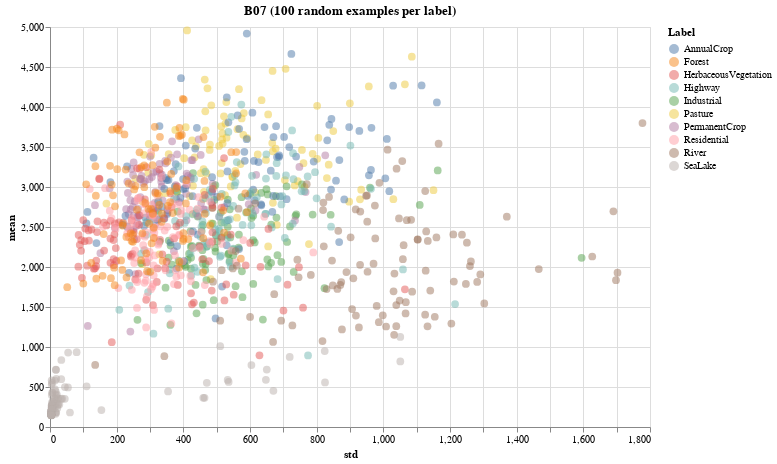

Notebook source saved alongside this figure:
### Code cell
figura['B07']

### Figure 1 — Vega-Lite specification as saved in the notebook (floating-point values rounded to 4 significant figures; data arrays with more than 128 entries replaced by an {"elided": "..."} marker saying what was removed)
{"config": {"view": {"continuousWidth": 400, "continuousHeight": 300}}, "data": {"name": "data-947cb1eefebd813c1300e0a6abbb96af"}, "mark": {"type": "circle", "size": 60}, "encoding": {"color": {"type": "nominal", "field": "Label"}, "opacity": {"value": 0.5}, "x": {"type": "quantitative", "field": "std"}, "y": {"type": "quantitative", "field": "mean"}}, "height": 400, "title": "B07 (100 random examples per label)", "width": 600, "$schema": "https://vega.github.io/schema/vega-lite/v4.8.1.json", "datasets": {"data-947cb1eefebd813c1300e0a6abbb96af": {"elided": "1000 records"}}}
